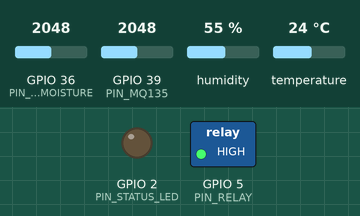
Simulated run of this sketch. Board: ESP32. Parts: switched loads named in the sketch (green lamp = pin HIGH), output pins drawn as LEDs (lit = HIGH). The inputs (shaded band) are chosen by the test bench; at power-on: GPIO 36 (PIN_SOIL_MOISTURE) = 2048, GPIO 39 (PIN_MQ135) = 2048, humidity 55 %, temperature 24 °C. WiFi joins after 1.5 s; servers stay silent unless stated; uploads are accepted with an empty reply; what the sketch prints to the serial monitor is not drawn.

Above: at 16.0 s.
At 30.2 s:
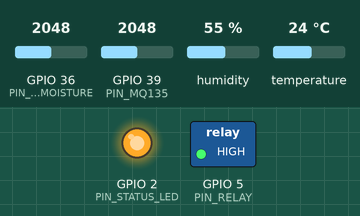
Timing chart, 0 to 41.1 s (numbered marks = the images above):
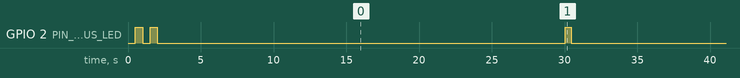

Measured:
- by itself, GPIO 2 (PIN_STATUS_LED): goes LOW 0.50 s, HIGH 0.50 s, 4 × (LOW 28.0 s, HIGH 0.41 s), then LOW

The sketch:

esp32_firmware.ino
```cpp
/*
 * ==============================================
 * DEMETER GREENHOUSE — ESP32 FIRMWARE
 * Board: ESP32 DevKitC v4 WROOM-32D
 * ==============================================
 *
 * Sensors:
 *   - Capacitive Soil Moisture Sensor → GPIO36 (ADC1_CH0)
 *   - DHT22 (Temperature + Humidity)  → GPIO4
 *   - MQ-135 (CO₂ / Air Quality)     → GPIO39 (ADC1_CH3)
 *
 * Actuators:
 *   - Relay Module (Water Pump)       → GPIO5
 *   - Status LED                      → GPIO2 (onboard)
 *
 * Communication:
 *   - WiFi → POST JSON to Demeter Server /lapor
 */

#include <WiFi.h>
#include <HTTPClient.h>
#include <ArduinoJson.h>
#include <DHT.h>

// ============================================
// CONFIGURATION — EDIT THESE VALUES
// ============================================

// WiFi
const char* WIFI_SSID     = "YOUR_WIFI_SSID";
const char* WIFI_PASSWORD = "YOUR_WIFI_PASSWORD";

// Demeter Server
const char* DEMETER_SERVER = "http://192.168.1.100:5000";  // Change to your server IP
const int   REPORT_INTERVAL_MS = 30000;  // Send data every 30 seconds

// Pin Assignments
#define PIN_SOIL_MOISTURE   36   // ADC1_CH0 (VP) — Capacitive Soil Sensor
#define PIN_DHT             4    // Digital — DHT22 Data Pin
#define PIN_MQ135           39   // ADC1_CH3 (VN) — MQ-135 Analog Out
#define PIN_RELAY           5    // Digital — Relay IN (Active LOW)
#define PIN_STATUS_LED      2    // Onboard LED

// DHT Sensor Type
#define DHT_TYPE            DHT22

// Soil Moisture Calibration (raw ADC values)
// Measure these with your specific sensor:
//   DRY_VALUE  = ADC reading when sensor is in air (dry)
//   WET_VALUE  = ADC reading when sensor is submerged in water
#define SOIL_DRY_VALUE      4095
#define SOIL_WET_VALUE      1200

// MQ-135 Calibration
// These are approximate conversion factors.
// For accurate readings, calibrate with known CO2 levels.
#define MQ135_RZERO         76.63   // Sensor resistance in clean air
#define MQ135_PPM_FACTOR    116.6020682  // Scaling factor
#define MQ135_PPM_EXPONENT  -2.769034857 // Exponent

// ============================================
// GLOBALS
// ============================================

DHT dht(PIN_DHT, DHT_TYPE);

unsigned long lastReportTime = 0;
int  wifiRetryCount = 0;
bool relayActive = false;
unsigned long relayOffTime = 0;

// ============================================
// SETUP
// ============================================

void setup() {
    Serial.begin(115200);
    Serial.println("\n=============================");
    Serial.println("  DEMETER GREENHOUSE v6.2");
    Serial.println("  ESP32 DevKitC v4 WROOM-32D");
    Serial.println("=============================\n");

    // Pin modes
    pinMode(PIN_STATUS_LED, OUTPUT);
    pinMode(PIN_RELAY, OUTPUT);
    pinMode(PIN_SOIL_MOISTURE, INPUT);
    pinMode(PIN_MQ135, INPUT);

    // Relay OFF by default (Active LOW)
    digitalWrite(PIN_RELAY, HIGH);
    digitalWrite(PIN_STATUS_LED, LOW);

    // Initialize DHT sensor
    dht.begin();
    Serial.println("[SENSOR] DHT22 initialized on GPIO" + String(PIN_DHT));

    // Connect to WiFi
    connectWiFi();

    Serial.println("[SYSTEM] Setup complete. Starting main loop...\n");
}

// ============================================
// MAIN LOOP
// ============================================

void loop() {
    // Check WiFi connection
    if (WiFi.status() != WL_CONNECTED) {
        connectWiFi();
    }

    // Check if relay needs to be turned off
    if (relayActive && millis() >= relayOffTime) {
        digitalWrite(PIN_RELAY, HIGH);  // Active LOW — HIGH = OFF
        relayActive = false;
        Serial.println("[RELAY] Pump OFF — Duration complete.");
        digitalWrite(PIN_STATUS_LED, LOW);
    }

    // Report to server at interval
    if (millis() - lastReportTime >= REPORT_INTERVAL_MS) {
        lastReportTime = millis();
        reportToServer();
    }

    delay(100);  // Small delay to prevent watchdog issues
}

// ============================================
// WIFI CONNECTION
// ============================================

void connectWiFi() {
    Serial.print("[WIFI] Connecting to " + String(WIFI_SSID));
    WiFi.mode(WIFI_STA);
    WiFi.begin(WIFI_SSID, WIFI_PASSWORD);

    int attempts = 0;
    while (WiFi.status() != WL_CONNECTED && attempts < 40) {
        delay(500);
        Serial.print(".");
        attempts++;
        // Blink LED while connecting
        digitalWrite(PIN_STATUS_LED, !digitalRead(PIN_STATUS_LED));
    }

    if (WiFi.status() == WL_CONNECTED) {
        Serial.println("\n[WIFI] ✓ Connected! IP: " + WiFi.localIP().toString());
        digitalWrite(PIN_STATUS_LED, HIGH);
        delay(500);
        digitalWrite(PIN_STATUS_LED, LOW);
        wifiRetryCount = 0;
    } else {
        Serial.println("\n[WIFI] ✗ Connection failed. Will retry...");
        wifiRetryCount++;
        // Exponential backoff
        delay(min(30000, 1000 * wifiRetryCount));
    }
}

// ============================================
// SENSOR READING FUNCTIONS
// ============================================

float readSoilMoisture() {
    // Read multiple samples and average for stability
    long sum = 0;
    const int samples = 10;
    for (int i = 0; i < samples; i++) {
        sum += analogRead(PIN_SOIL_MOISTURE);
        delay(10);
    }
    int rawValue = sum / samples;

    // Map to percentage (inverted: high ADC = dry, low ADC = wet)
    float percentage = map(rawValue, SOIL_DRY_VALUE, SOIL_WET_VALUE, 0, 100);
    percentage = constrain(percentage, 0.0, 100.0);

    Serial.printf("[SOIL] Raw: %d → %.1f%%\n", rawValue, percentage);
    return percentage;
}

float readTemperature() {
    float temp = dht.readTemperature();
    if (isnan(temp)) {
        Serial.println("[DHT22] ✗ Temperature read failed!");
        return -1;
    }
    Serial.printf("[DHT22] Temperature: %.1f°C\n", temp);
    return temp;
}

float readHumidity() {
    float hum = dht.readHumidity();
    if (isnan(hum)) {
        Serial.println("[DHT22] ✗ Humidity read failed!");
        return -1;
    }
    Serial.printf("[DHT22] Humidity: %.1f%%\n", hum);
    return hum;
}

float readCO2() {
    // Read multiple samples and average
    long sum = 0;
    const int samples = 10;
    for (int i = 0; i < samples; i++) {
        sum += analogRead(PIN_MQ135);
        delay(10);
    }
    int rawValue = sum / samples;

    // Convert raw ADC to estimated PPM
    // This is an approximation — proper calibration recommended
    float voltage = rawValue * (3.3 / 4095.0);
    float resistance = ((3.3 * 10.0) / voltage) - 10.0;  // 10K load resistor
    float ratio = resistance / MQ135_RZERO;
    float ppm = MQ135_PPM_FACTOR * pow(ratio, MQ135_PPM_EXPONENT);
    ppm = constrain(ppm, 0, 5000);

    Serial.printf("[MQ135] Raw: %d, Voltage: %.2fV, PPM: %.0f\n", rawValue, voltage, ppm);
    return ppm;
}

// ============================================
// REPORT TO DEMETER SERVER
// ============================================

void reportToServer() {
    if (WiFi.status() != WL_CONNECTED) {
        Serial.println("[REPORT] ✗ No WiFi — skipping report.");
        return;
    }

    // Blink LED — reporting
    digitalWrite(PIN_STATUS_LED, HIGH);

    // Read all sensors
    float moisture = readSoilMoisture();
    float temp     = readTemperature();
    float humidity  = readHumidity();
    float co2      = readCO2();

    // Validate readings
    if (temp < 0) temp = 0;
    if (humidity < 0) humidity = 0;

    // Build JSON payload
    JsonDocument doc;
    doc["moisture"] = round(moisture * 10) / 10.0;  // 1 decimal
    doc["temp"]     = round(temp * 10) / 10.0;
    doc["humidity"] = round(humidity * 10) / 10.0;
    doc["co2"]      = round(co2);

    String jsonPayload;
    serializeJson(doc, jsonPayload);

    Serial.println("\n[REPORT] ▶ Sending to Demeter:");
    Serial.println("  " + jsonPayload);

    // POST to server
    HTTPClient http;
    String url = String(DEMETER_SERVER) + "/lapor";
    http.begin(url);
    http.addHeader("Content-Type", "application/json");
    http.setTimeout(15000);  // 15 second timeout

    int httpCode = http.POST(jsonPayload);

    if (httpCode > 0) {
        String response = http.getString();
        Serial.printf("[REPORT] ✓ Server responded (%d): %s\n", httpCode, response.c_str());

        // Parse response
        JsonDocument resDoc;
        DeserializationError error = deserializeJson(resDoc, response);

        if (!error) {
            const char* action = resDoc["action"] | "DIAM";
            int duration = resDoc["duration_sec"] | 0;

            Serial.printf("[SERVER] Action: %s, Duration: %ds\n", action, duration);

            // Execute action
            if (String(action) == "SIRAM" && duration > 0) {
                activateRelay(duration);
            }
        }
    } else {
        Serial.printf("[REPORT] ✗ HTTP Error: %s\n", http.errorToString(httpCode).c_str());
    }

    http.end();
    digitalWrite(PIN_STATUS_LED, LOW);
}

// ============================================
// RELAY / PUMP CONTROL
// ============================================

void activateRelay(int durationSeconds) {
    Serial.printf("[RELAY] 💦 Pump ON for %d seconds!\n", durationSeconds);

    digitalWrite(PIN_RELAY, LOW);   // Active LOW — LOW = ON
    digitalWrite(PIN_STATUS_LED, HIGH);
    relayActive = true;
    relayOffTime = millis() + (durationSeconds * 1000UL);
}
```
